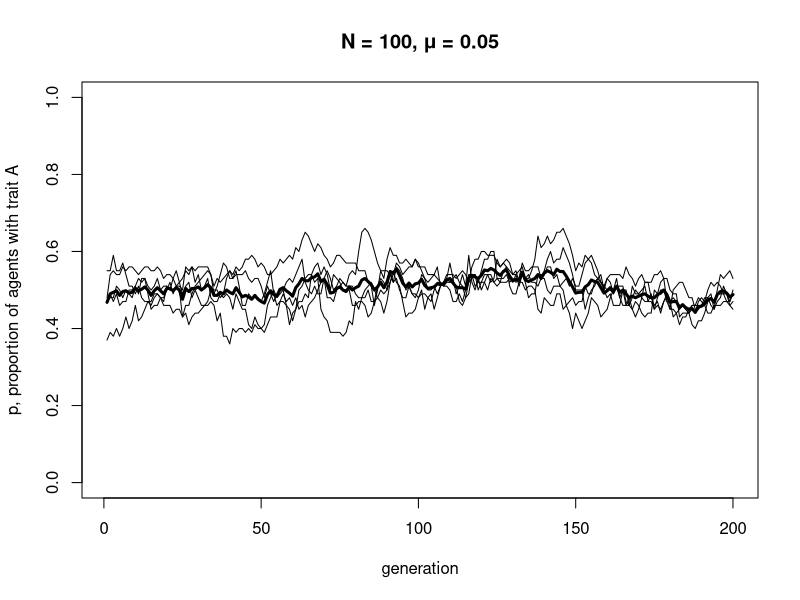
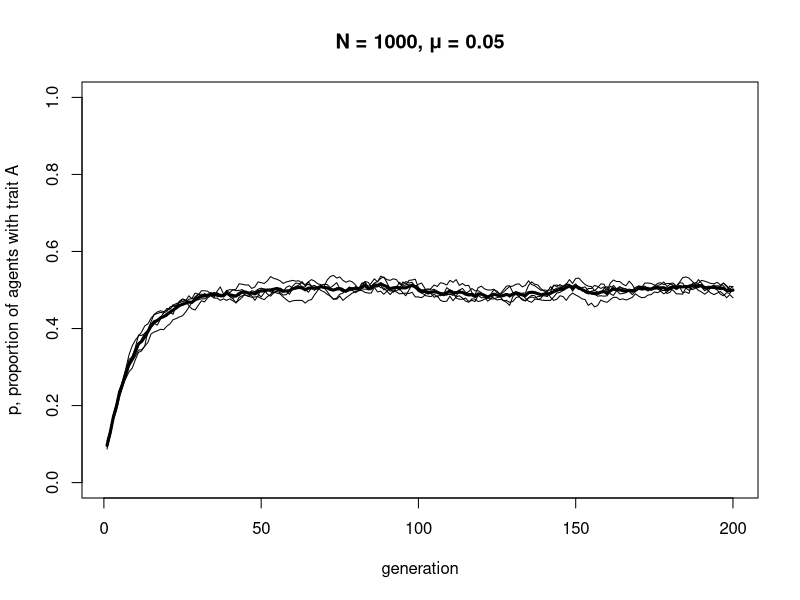
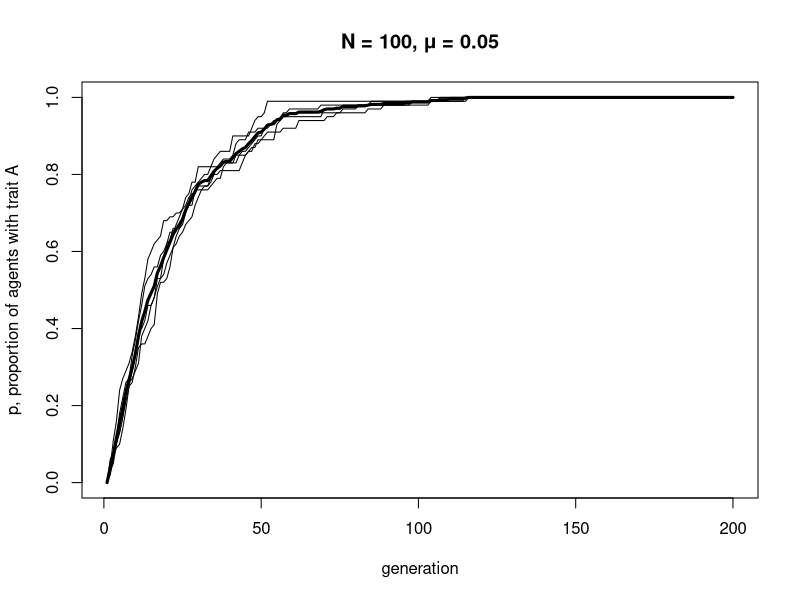
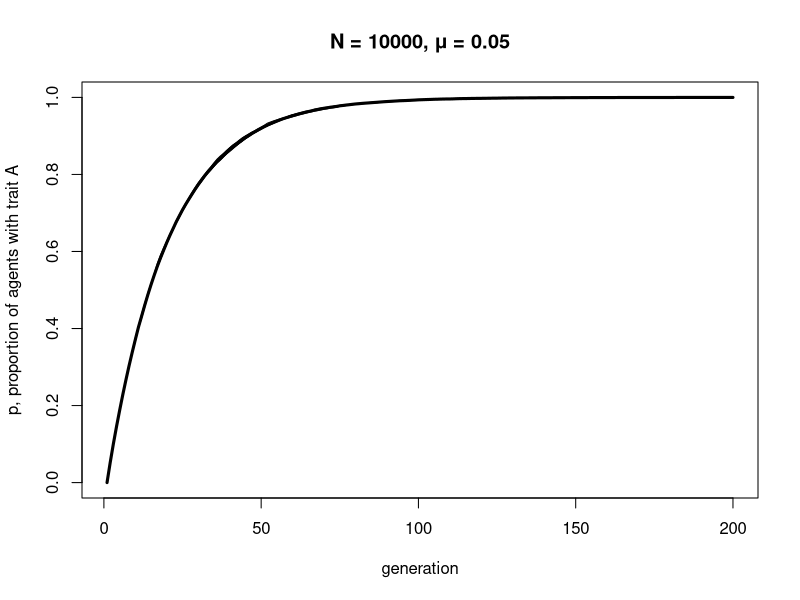
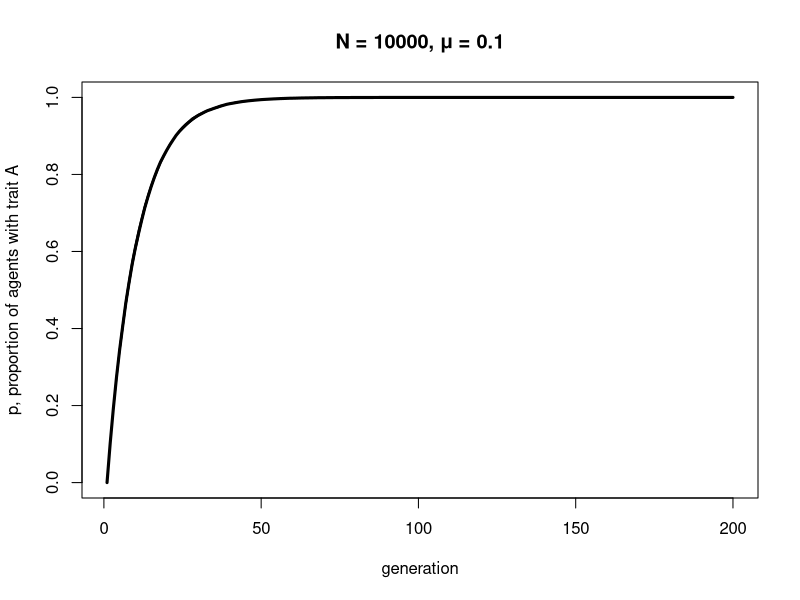
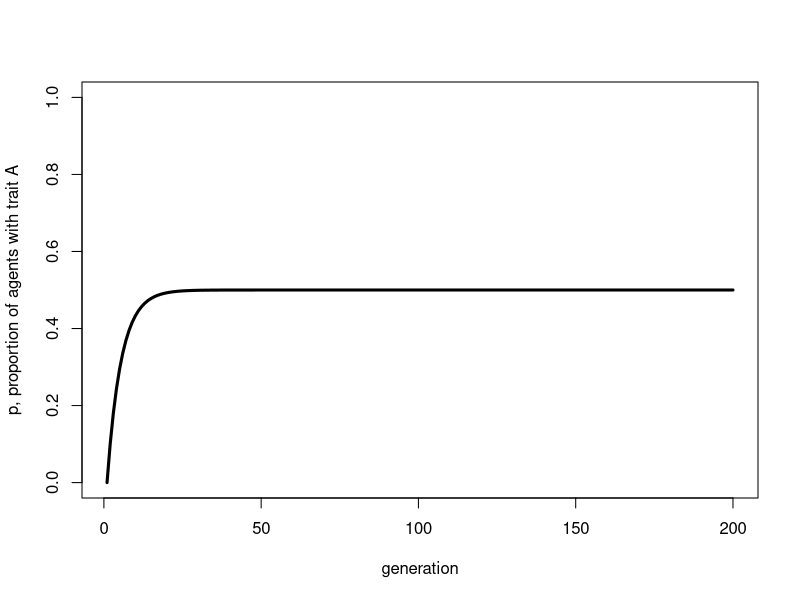
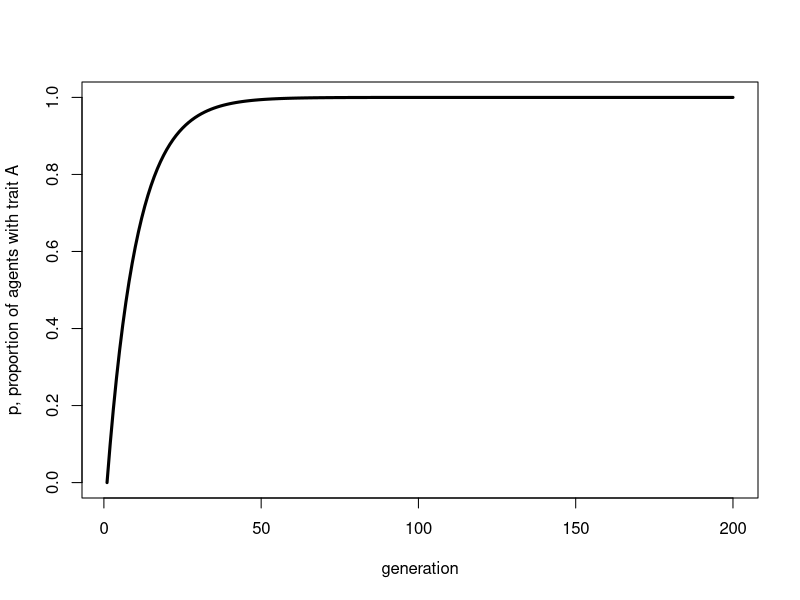

Write R code to recreate these figures, in order.
## ---- chunk 1

UnbiasedMutation <- function (N, mu, p_0, t_max, r_max) {
  
  output <- as.data.frame(matrix(NA, t_max, r_max))  # create a matrix with t_max rows and r_max columns, filled with NAs, then convert to data.frame
  
  names(output) <- paste("run", 1:r_max, sep="")  # purely cosmetic: rename the columns with run1, run2 etc.
  
  for (r in 1:r_max) {
    
    agent <- data.frame(trait = sample(c("A","B"), N, replace = TRUE, prob = c(p_0,1-p_0)), stringsAsFactors = FALSE)  # create first generation
    
    output[1,r] <- sum(agent$trait == "A") / N  # add first generation's p to first row of column r
  
    for (t in 2:t_max) {
  
      previous_agent <- agent  # copy agent to previous_agent dataframe
      
      mutate <- runif(N)  # get N random numbers each between 0 and 1
      
      agent$trait[previous_agent$trait == "A" & mutate < mu] <- "B"  # if agent was A, with probability mu, flip to B
      
      agent$trait[previous_agent$trait == "B" & mutate < mu] <- "A"  # if agent was B, with probability mu, flip to A
      
      output[t,r] <- sum(agent$trait == "A") / N  # get p and put it into output slot for this generation t and run r
  
    }
    
  }
  
  # first plot a thick line for the mean p
  plot(rowMeans(output), type = 'l', ylab = "p, proportion of agents with trait A", xlab = "generation", ylim = c(0,1), lwd = 3, main = paste("N = ", N, ", μ = ", mu, sep = ""))
 
  for (r in 1:r_max) {  
    
    lines(output[,r], type = 'l')  # add lines for each run, up to r_max
    
  }
  
  output  # export data from function
}

## ---- chunk 2

data_model2a <- UnbiasedMutation(N = 100, mu = 0.05, p_0 = 0.5, t_max = 200, r_max = 5)

## ---- chunk 3

data_model2a <- UnbiasedMutation(N = 1000, mu = 0.05, p_0 = 0.1, t_max = 200, r_max = 5)

## ---- chunk 4

BiasedMutation <- function (N, mu_b, p_0, t_max, r_max) {
  
  output <- as.data.frame(matrix(NA, t_max, r_max))  # create a matrix with t_max rows and r_max columns, filled with NAs, then convert to data.frame
  
  names(output) <- paste("run", 1:r_max, sep="")  # purely cosmetic: rename the columns with run1, run2 etc.
  
  for (r in 1:r_max) {
    
    agent <- data.frame(trait = sample(c("A","B"), N, replace = TRUE, prob = c(p_0,1-p_0)), stringsAsFactors = FALSE)  # create first generation
    
    output[1,r] <- sum(agent$trait == "A") / N  # add first generation's p to first row of column r
  
    for (t in 2:t_max) {
  
      previous_agent <- agent  # copy agent to previous_agent dataframe
      
      mutate <- runif(N)  # get N random numbers each between 0 and 1
      
      agent$trait[previous_agent$trait == "B" & mutate < mu_b] <- "A"  # if agent was B, with prob mu_b, flip to A
      
      output[t,r] <- sum(agent$trait == "A") / N  # get p and put it into output slot for this generation t and run r
  
    }
    
  }
  
  # first plot a thick line for the mean p
  plot(rowMeans(output), type = 'l', ylab = "p, proportion of agents with trait A", xlab = "generation", ylim = c(0,1), lwd = 3, main = paste("N = ", N, ", μ = ", mu_b, sep = ""))
 
  for (r in 1:r_max) {  
    
    lines(output[,r], type = 'l')  # add lines for each run, up to r_max
    
  }
  
  output  # export data from function
}

## ---- chunk 5

data_model2b <- BiasedMutation(N = 100, mu_b = 0.05, p_0 = 0, t_max = 200, r_max = 5)

## ---- chunk 6

data_model2b <- BiasedMutation(N = 10000, mu_b = 0.05, p_0 = 0, t_max = 200, r_max = 5)

## ---- chunk 7

data_model2b <- BiasedMutation(N = 10000, mu_b = 0.1, p_0 = 0, t_max = 200, r_max = 5)

## ---- chunk 8

p_0 <- 0
t_max <- 200
mu <- 0.1

p <- rep(NA, t_max)
p[1] <- p_0

for (i in 2:t_max) {
  p[i] <- p[i-1]*(1 - mu) + (1-p[i-1])*mu
}

plot(p, type = 'l', ylab = "p, proportion of agents with trait A", xlab = "generation", ylim = c(0,1), lwd = 3)

## ---- chunk 9

p_0 <- 0
t_max <- 200
mu_b <- 0.1

p <- rep(NA, t_max)
p[1] <- p_0

for (i in 2:t_max) {
  p[i] <- p[i-1] + (1 - p[i-1])*mu_b
}

plot(p, type = 'l', ylab = "p, proportion of agents with trait A", xlab = "generation", ylim = c(0,1), lwd = 3)

